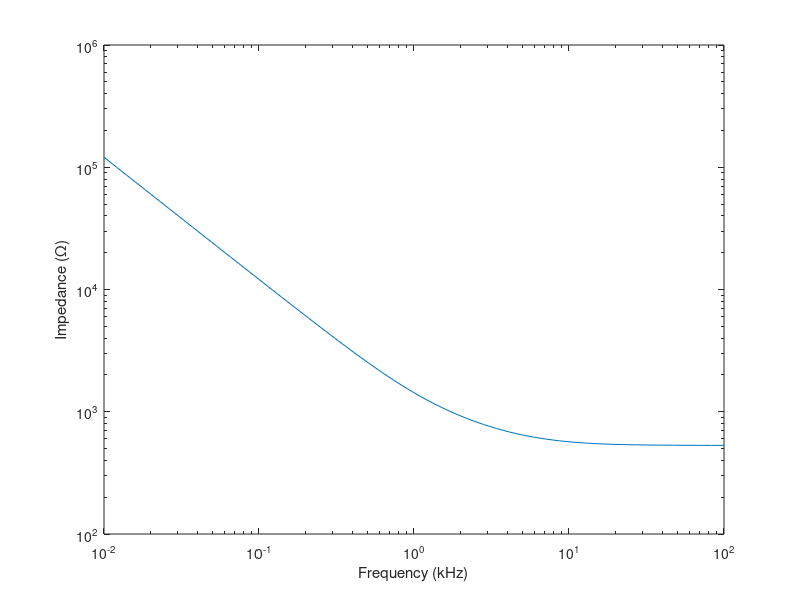
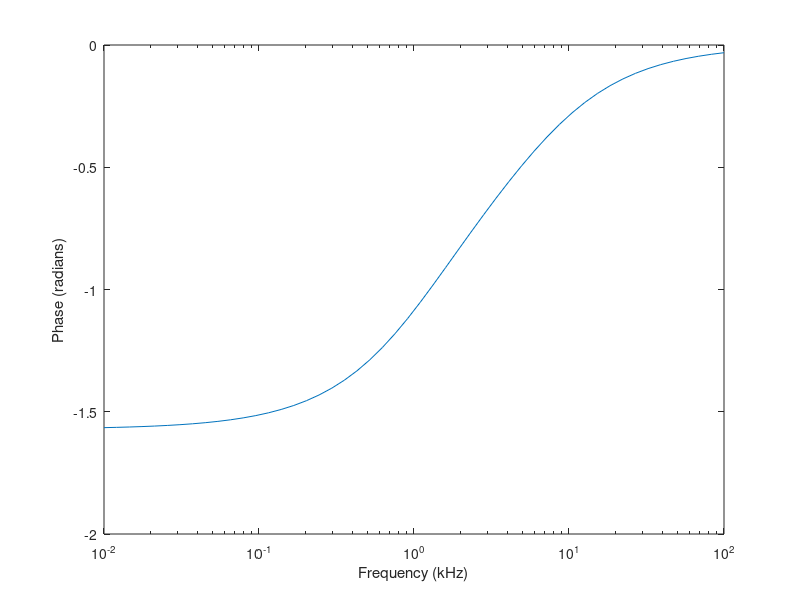

MATLAB code to generate these figures, in order:
lambda_D = 4.56*10^(-9);
sigma = 0.018;
k = 6.12;
v_L0 = 2.82*10^(-9);
x_min = 1.6*10^(-6);
x_max = 12*10^(-6); % Psi_0 = 0.1;
l = 0.235;
c_0 = 299792458;
mu_0 = 4*pi*10^(-7);
epsilon_0 = 1/(mu_0*c_0^2);
epsilon = 80 * epsilon_0;
f = logspace(1,5);
omega = 2*pi*f;
A = ((2*lambda_D*sigma)^2+(omega*epsilon*pi*x_max).^2)./((2*lambda_D*sigma)^2+(omega*epsilon*pi*x_min).^2);
% A = sqrt(((2*lambda_D*sigma)^2+(omega*epsilon*pi).^2+x_min*x_max).^2+(2*lambda_D*sigma*omega*epsilon*pi*(x_max-x_min)).^2)./((2*lambda_D*sigma)^2+(omega*epsilon*pi*x_min).^2);
theta = atan((2*lambda_D*sigma*omega*epsilon*pi*(x_max-x_min))./((2*lambda_D*sigma)^2+(omega*epsilon*pi).^2*x_min*x_max));
Z = pi*(sqrt(k)+1/sqrt(k))./(l*sigma*(log(A)+2i*theta));
figure(1);
loglog(f/1000,abs(Z)); % ylim([100,10^5]);
xlabel('Frequency (kHz)'); ylabel('Impedance (\Omega)');
figure(2);
semilogx(f/1000,angle(Z));
xlabel('Frequency (kHz)'); ylabel('Phase (radians)');